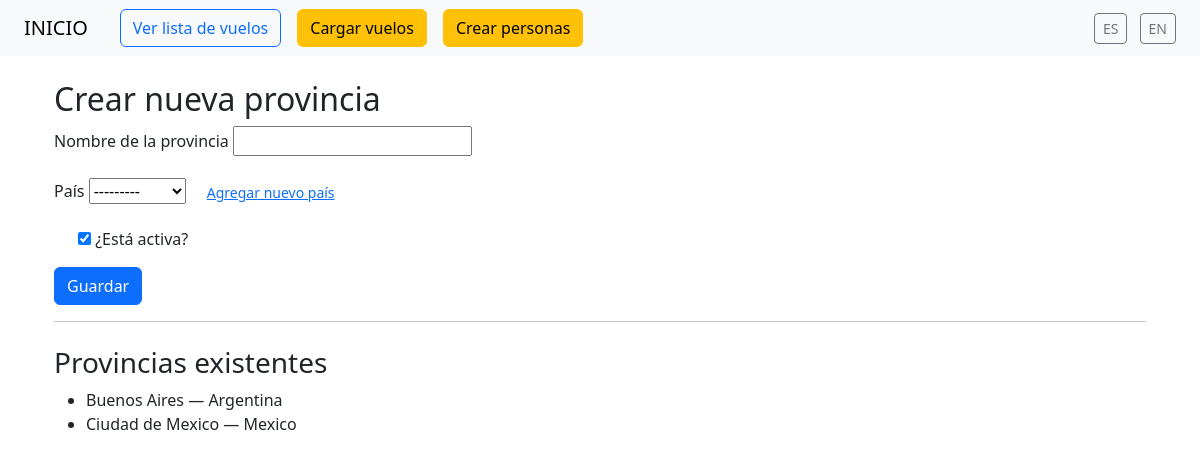
/es/provincia/crear/ (signed in), run on an earlier commit of the app's database.
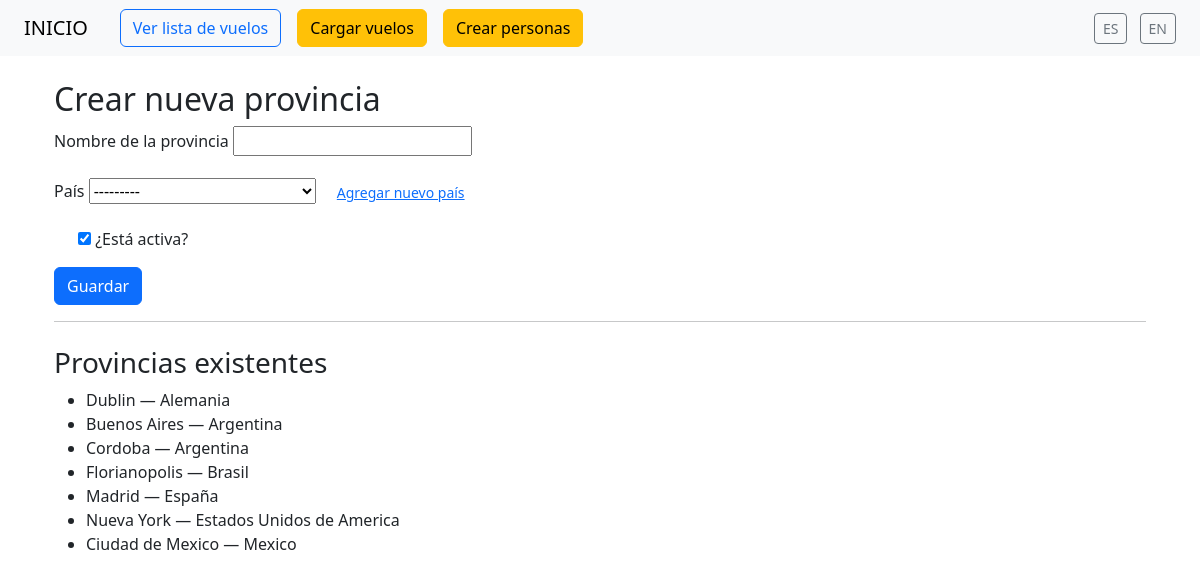
And on a later commit of the database.
### core/models.py (models this page shows, shortened)
class Provincia(models.Model):
    pais = models.ForeignKey(Pais, on_delete=models.CASCADE, related_name='provincias', verbose_name=_("País"))
    nombre = models.CharField(max_length=100, verbose_name=_("Nombre"))
    activo = models.BooleanField(default=True, verbose_name=_("Activo"))
    class Meta:
        ordering = ['nombre']
        verbose_name = _("Provincia")
        verbose_name_plural = _("Provincias")
        constraints = [
            models.UniqueConstraint(fields=['pais', 'nombre'], name='unique_provincia_por_pais')
        ]

class Pais(models.Model):
    nombre = models.CharField(max_length=100, verbose_name=_("Nombre"))
    activo = models.BooleanField(default=True, verbose_name=_("Activo"))
    class Meta:
        ordering = ['nombre']
        verbose_name = _("País")
        verbose_name_plural = _("Países")
    def __str__(self):
        return self.nombre

### vuelos/views.py (the view, shortened to what this page needs)
# urls.py: path('provincia/crear/', views.ProvinciaCreateView.as_view(), name='provincia_form'),
class ProvinciaCreateView(LoginRequiredMixin, UserPassesTestMixin, CreateView):
    model = Provincia
    fields = ['pais', 'nombre', 'activo']
    template_name = 'vuelos/provincia_form.html'
    success_url = reverse_lazy('provincia_form')
    def test_func(self):
        return self.request.user.is_superuser
    def get_context_data(self, **kwargs):
        context = super().get_context_data(**kwargs)
        context['provincias'] = Provincia.objects.select_related('pais').order_by('pais__nombre', 'nombre')
        return context

### vuelos/templates/vuelos/provincia_form.html (shortened to what this page needs)
{% extends 'base.html' %}
{% load i18n %}
{% block content %}
  <div class="container mt-4">
    <h2>{% trans "Crear nueva provincia" %}</h2>
    <form method="post">
      <div class="mb-3">
        <label for="id_nombre" class="form-label">{% trans "Nombre de la provincia" %}</label>
        {{ form.nombre }}
      </div>
      <div class="mb-3">
        <label for="id_pais" class="form-label">{% trans "País" %}</label>
        {{ form.pais }}
        <a href="{% url 'pais_form' %}" class="btn btn-link btn-sm ms-2">
          {% trans "Agregar nuevo país" %}
        </a>
      </div>
      <div class="form-check mb-3">
        {{ form.activo }}
        <label class="form-check-label" for="id_activo">{% trans "¿Está activa?" %}</label>
      </div>
      <button type="submit" class="btn btn-primary">{% trans "Guardar" %}</button>
    </form>
    <hr>
    <h3 class="mt-4">{% trans "Provincias existentes" %}</h3>
    <ul>
      {% for provincia in provincias %}
        <li>{{ provincia.nombre }} {% trans "—" %} {{ provincia.pais.nombre }}</li>
      {% empty %}
        <li>{% trans "No hay provincias registradas aún." %}</li>
      {% endfor %}
    </ul>
  </div>
{% endblock %}

What changed in the data, as far as the page shows it:
added Provincia: nombre "Dublin", pais.nombre "Alemania"
added Provincia: nombre "Cordoba", pais.nombre "Argentina"
added Provincia: nombre "Florianopolis", pais.nombre "Brasil"
added Provincia: nombre "Madrid", pais.nombre "España"
added Provincia: nombre "Nueva York", pais.nombre "Estados Unidos de America"
